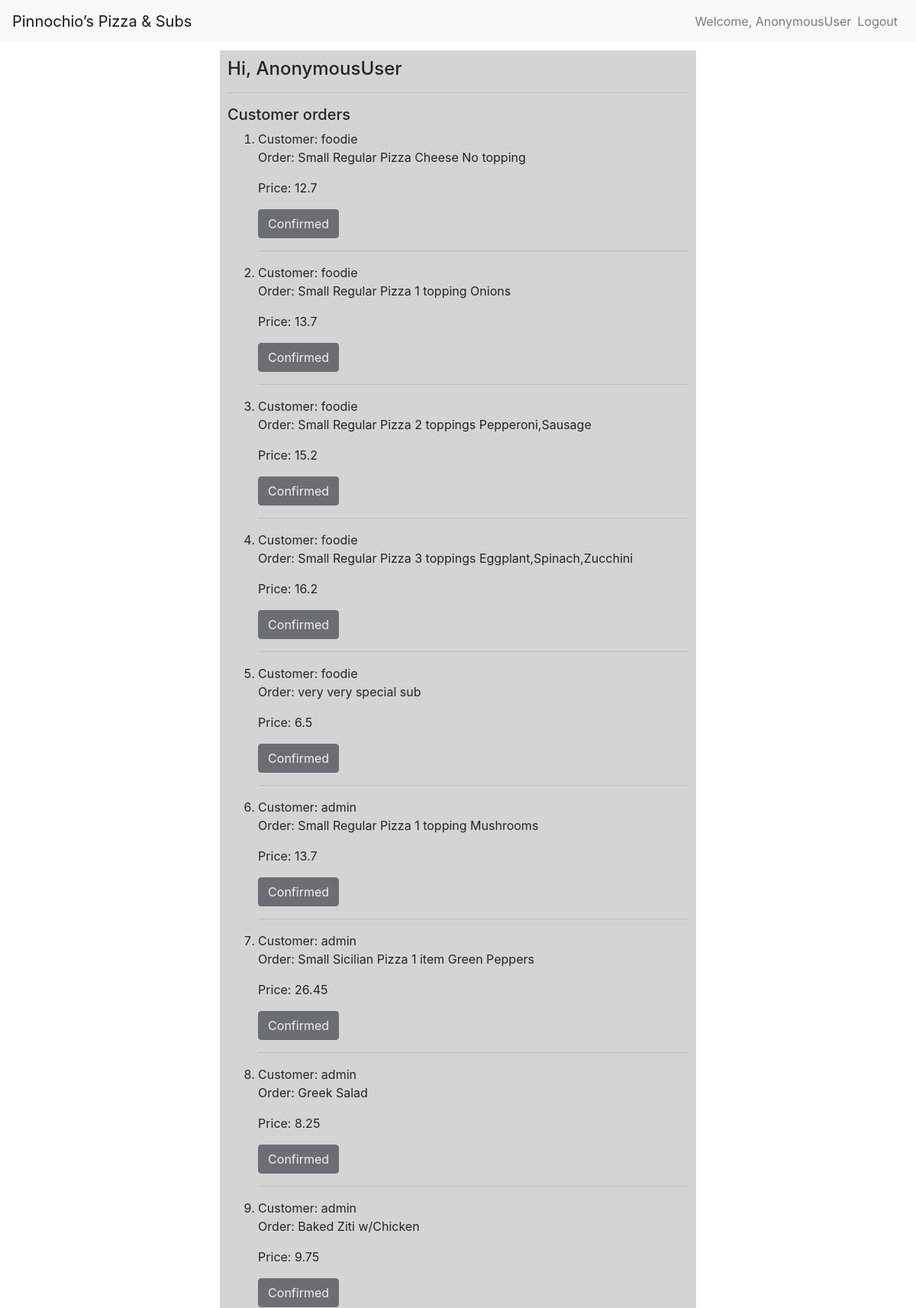
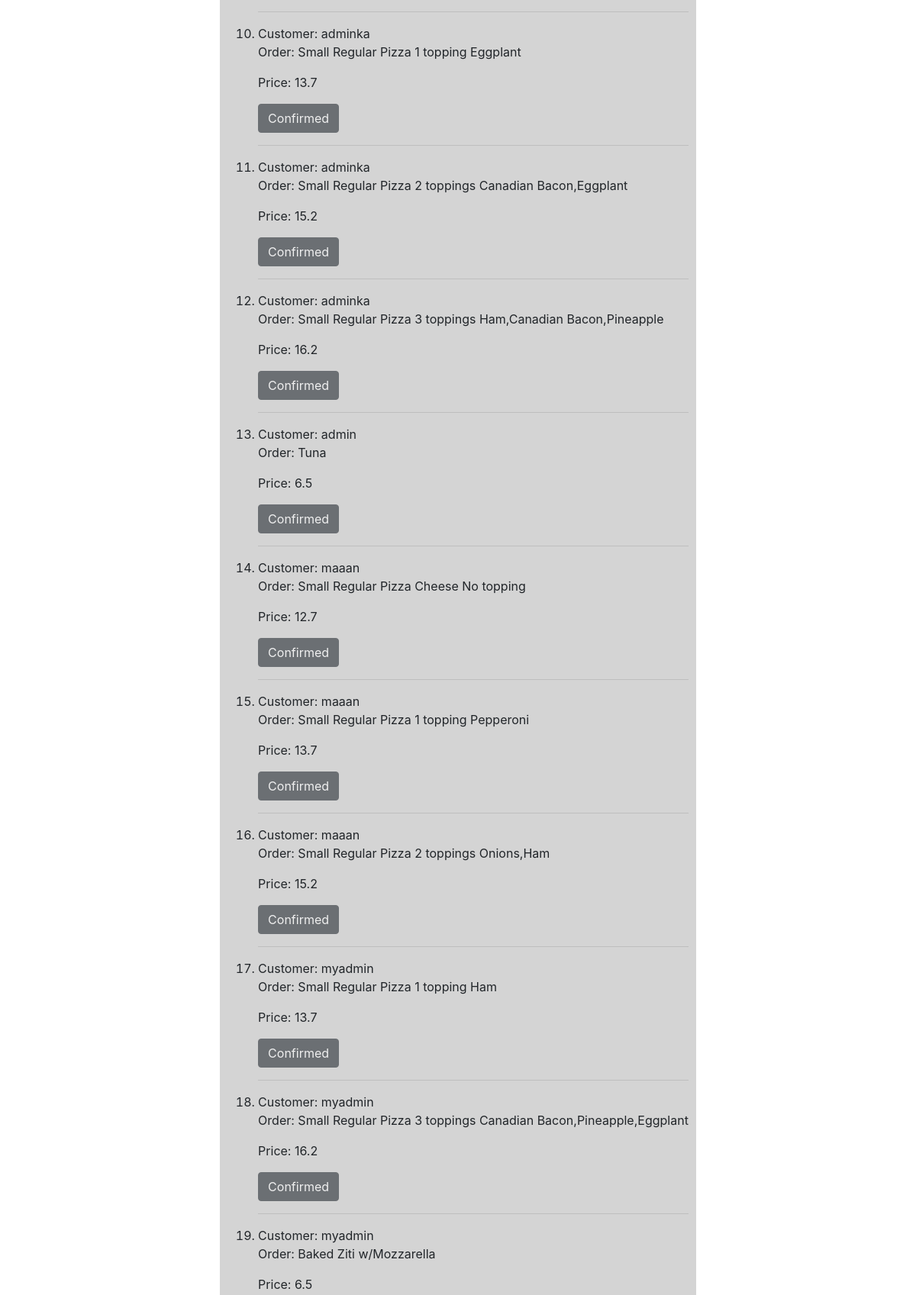
Screenshot of /staff (upper part) with the database file from the repository (2 pictures, top to bottom).
### orders/models.py (models this page shows, shortened)
class ShoppingCart(models.Model):
    username = models.CharField(max_length=25)
    order = models.CharField(max_length=100)
    price = models.FloatField(blank=True, null=True)
    toppingsList = models.CharField(max_length=100, default="")
    approved = models.CharField(max_length=10, default="None")

### orders/views.py (the view)
# urls.py: path("staff", views.staff, name="staff"),
def staff(request):
    username = request.user
    context = {
        "username": username,
        "shopping_cart": ShoppingCart.objects.all()
    }
    return render(request, "orders/staff.html", context)

### orders/templates/orders/staff.html (shortened to what this page needs)
{% extends 'orders/base.html' %}
{% block body %}
    <div class="container">
        <div class="row justify-content-md-center">
            <div class="col-md-auto confirm">
                <h4>Hi, {{ username }}</h4>
                <hr>
                <h5>Customer orders</h5>
                <ol>
                    {% for order in shopping_cart %}
                        <div class="customer-order">
                            <li>Customer: {{ order.username }}</li>
                            <p>Order: {{ order.order}} {{ order.toppingsList }} </p>
                            <p>Price: {{ order.price }}</p>
                            {% if order.approved == "approved" %}
                                <button class="btn btn-dark" disabled>Confirmed</button>
                            {% else %}
                                <form action="{% url 'approve_order' order.id %}" method="POST">
                                    {% csrf_token %}
                                    <button class="btn btn-dark">Confirm Order</button>
                                </form>
                            {% endif %}
                        </div>
                        <hr>
                    {% endfor %}
                </ol>
            </div>
        </div>
    </div>
{% endblock %}

### orders/templates/orders/base.html (shortened to what this page needs)
{% load static %}
<!doctype html>
<html lang="en">
  <head>
    <link rel="stylesheet" href="https://stackpath.bootstrapcdn.com/bootstrap/4.4.1/css/bootstrap.min.css">
    <link rel="stylesheet" href="{% static 'orders/styles.css' %}">
  </head>
  <body>
    <nav class="navbar navbar-expand-lg navbar-light bg-light">
      <a class="navbar-brand" href="{% url 'index' %}"> Pinnochio’s Pizza & Subs</a>
      <div class="collapse navbar-collapse" id="navbarSupportedContent">
          <ul class="nav navbar-nav ml-auto">
              <span class="navbar-text">
                  Welcome, {{ username }}
              </span>
              <li class="nav-item">
                  <a class="nav-link" href="{% url 'logout' %}">Logout</a>
              </li>
          </ul>
      </div>
    </nav>
    {% block body %}
    {% endblock %}
  </body>
</html>

### orders/static/orders/styles.css (style rules this page uses)
.navbar-text { color: #ff4da6; }
.confirm { margin-top: 10px; padding: 10px; background-color: rgb(212, 212, 212); }

### rows the page displays
ShoppingCart: username "foodie", order "Small Regular Pizza Cheese", toppingsList "No topping", price "12.7", approved "Confirmed"
ShoppingCart: username "foodie", order "Small Regular Pizza 1 topping", toppingsList "Onions", price "13.7", approved "Confirmed"
ShoppingCart: username "foodie", order "Small Regular Pizza 2 toppings", toppingsList "Pepperoni,Sausage", price "15.2", approved "Confirmed"
ShoppingCart: username "foodie", order "Small Regular Pizza 3 toppings", toppingsList "Eggplant,Spinach,Zucchini", price "16.2", approved "Confirmed"
ShoppingCart: username "foodie", order "very very special sub", price "6.5", approved "Confirmed"
ShoppingCart: username "admin", order "Small Regular Pizza 1 topping", toppingsList "Mushrooms", price "13.7", approved "Confirmed"
ShoppingCart: username "admin", order "Small Sicilian Pizza 1 item", toppingsList "Green Peppers", price "26.45", approved "Confirmed"
ShoppingCart: username "admin", order "Greek Salad", price "8.25", approved "Confirmed"
ShoppingCart: username "admin", order "Baked Ziti w/Chicken", price "9.75", approved "Confirmed"
ShoppingCart: username "adminka", order "Small Regular Pizza 1 topping", toppingsList "Eggplant", price "13.7", approved "Confirmed"
ShoppingCart: username "adminka", order "Small Regular Pizza 2 toppings", toppingsList "Canadian Bacon,Eggplant", price "15.2", approved "Confirmed"
ShoppingCart: username "adminka", order "Small Regular Pizza 3 toppings", toppingsList "Ham,Canadian Bacon,Pineapple", price "16.2", approved "Confirmed"
ShoppingCart: username "admin", order "Tuna", price "6.5", approved "Confirmed"
ShoppingCart: username "maaan", order "Small Regular Pizza Cheese", toppingsList "No topping", price "12.7", approved "Confirmed"
ShoppingCart: username "maaan", order "Small Regular Pizza 1 topping", toppingsList "Pepperoni", price "13.7", approved "Confirmed"
ShoppingCart: username "maaan", order "Small Regular Pizza 2 toppings", toppingsList "Onions,Ham", price "15.2", approved "Confirmed"
ShoppingCart: username "myadmin", order "Small Regular Pizza 1 topping", toppingsList "Ham", price "13.7", approved "Confirmed"
ShoppingCart: username "myadmin", order "Small Regular Pizza 3 toppings", toppingsList "Canadian Bacon,Pineapple,Eggplant", price "16.2", approved "Confirmed"
ShoppingCart: username "myadmin", order "Baked Ziti w/Mozzarella", price "6.5"

### other values shown
{{ username }} "AnonymousUser"
